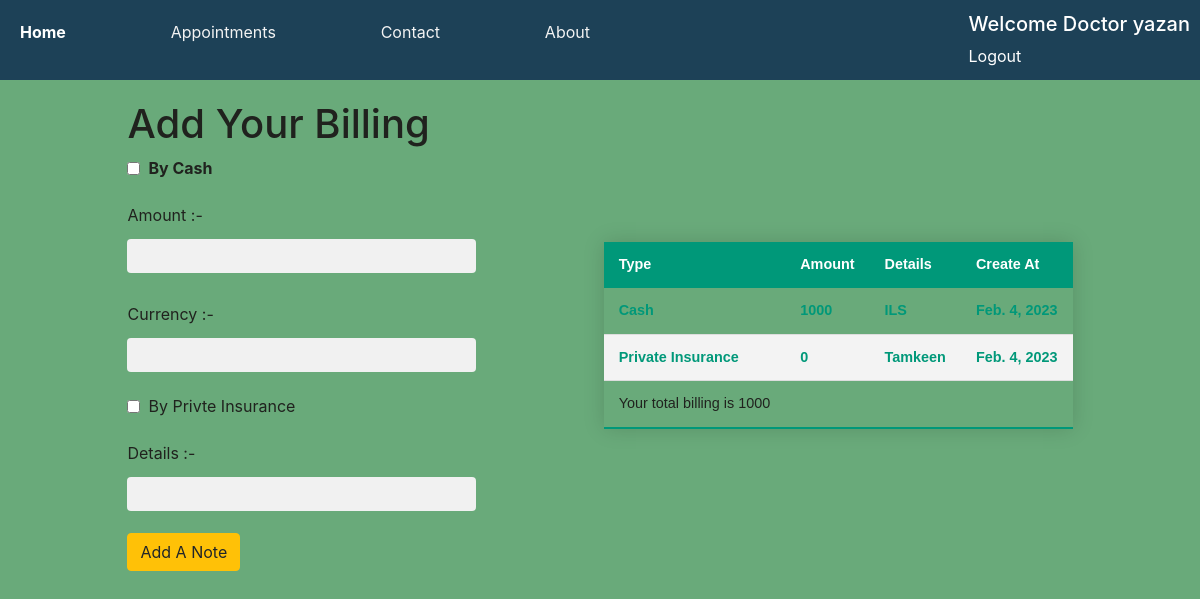
Screenshot of /billingHistory/1 (signed in) with the database file from the repository.
### medicalSystemApp/models.py (models this page shows, shortened)
class billingHistory(models.Model):
    type=models.CharField(max_length=25,null=True,default='NULL')
    amount = models.IntegerField()
    description = models.CharField(max_length=45, null=True)
    createAt = models.DateField(auto_now_add=True, null=True)
    patientBillingHistory = models.ForeignKey(
        patient, related_name='patients_BillingHistory', on_delete=models.CASCADE)
    def check_if_exsists(id):
        if (billingHistory.objects.filter(patientBillingHistory=id).exists()):
            return True
        return False
    def get_all_billing(id):
        return billingHistory.objects.filter(patientBillingHistory=id)
    def sum_all_billing(id):
        return billingHistory.objects.values('patientBillingHistory').order_by('patientBillingHistory').annotate(total_price=Sum('amount')).filter(patientBillingHistory=id)[0]

### medicalSystemApp/views.py (the view)
# urls.py: path('billingHistory/<int:id>', views.billing_History, name='billingHistory'),
def billing_History(request, id):
    if not 'userid' in request.session:
        return redirect('/')
    if request.method == 'POST':
        type = int(request.POST.get('type', False))
        if type == 1:
            amount = int(request.POST['amount'])
            type='Cash'
            desc = request.POST['details']
            _id = patient.patient_by_id(id)
            billingHistory.add_billingHistory(type,amount, desc, _id)
        else:
            amount=0
            type='Private Insurance'
            desc=request.POST['details1']
            _id = patient.patient_by_id(id)
            billingHistory.add_billingHistory(type,amount, desc, _id)
        return redirect(f'/billingHistory/{id}')
    else:
        if (billingHistory.check_if_exsists(id)):
            context = {
                'id': id,
                'allBilling': billingHistory.get_all_billing(id),
                'Total2': billingHistory.sum_all_billing(id)
            }
        else:
            context = {
                'id': id,
                'allBilling': {}
            }
        return render(request, 'billingHistory.html', context=context)

### medicalSystemApp/templates/billingHistory.html (shortened to what this page needs)
<!DOCTYPE html>
<html lang="en">
<head>
    <link rel="stylesheet" href="https://cdn.jsdelivr.net/npm/bootstrap@4.0.0/dist/css/bootstrap.min.css">
    {% load static %}
    <link rel="stylesheet" href="{% static 'css/style.css' %}">
</head>
<body class="example">
    <div class="nav">
        <ul class="nav-links">
            <a class="active" href="{% url 'medicine:dashboard' %}">Home</a>
            <a href="#appointments">Appointments</a>
            <a href="#contact">Contact</a>
            <a href="#about">About</a>
        </ul>
        <div>
            <h5 >Welcome Doctor {{ request.session.username }}</h5>
            <div>
                <a style="color: white" href="{% url 'medicine:destroy' %}">Logout</a>
            </div>
        </div>
    </div>
    <div class="flex">
        <div>
            <h1 class=""> Add Your Billing</h1>
            <form action="{% url 'medicine:billingHistory' id %}" method="post">
                <div class="position-relative form-group form-inline">
                    <input type="checkbox" name="type" class="form-control form-control-sm mr-2 border-dark"
                        placeholder="First Name" value="1">
                    <label for="underTreatment" class="mr-1"><b>By Cash</b></label>
                </div>
                <div>
                    <label for="desc" class="col-form-label">Amount :-</label>
                    <input type="text" name="amount" id="desc" class="form-control">
                </div>
                <div>
                    <label for="desc" class="col-form-label">Currency :-</label>
                    <input type="text" name="details" id="desc" class="form-control">
                </div>
                <div class="position-relative form-group form-inline">
                    <input type="checkbox" name="type" class="form-control form-control-sm mr-2 border-dark"
                        placeholder="First Name" value="2">
                    <label for="underTreatment" class="mr-1">By Privte Insurance</label>
                </div>
                <div>
                    <label for="desc" class="col-form-label">Details :-</label>
                    <input type="text" name="details1" id="desc" class="form-control">
                </div>
                <button type="submit" class="btn btn-warning">Add A Note</button>
            </form>
        </div>
        <table class="styled-table">
            <thead>
                <tr>
                    <th>Type</th>
                    <th>Amount</th>
                    <th>Details</th>
                    <th>Create At</th>
                </tr>
            </thead>
            <tbody>
                {% for i in allBilling %}
                <tr class="active-row">
                    <td>{{ i.type }}</td>
                    <td>{{ i.amount }}</td>
                    <td>{{ i.description }}</td>
                    <td>{{ i.createAt }}</td>
                </tr>
                {% endfor %}
                <tr>
                    <td>
                        Your total billing is {{ Total2.total_price }}
                    </td>
                </tr>
            </tbody>
        </table>
    </div>
</body>
</html>

### medicalSystemApp/static/css/style.css (style rules this page uses)
:root { --blue: #007bff; --indigo: #6610f2; --purple: #6f42c1; --pink: #e83e8c; --red: #dc3545; --orange: #fd7e14; --yellow: #ffc107; --green: #69aa7a; --teal: #20c997; --cyan: #17a2b8; --white: #fff; --gray: #6c757d; --gray-dark: #343a40; --primary: #6995aa; --secondary: #1d4157; --success: #69aa7a; --info: #17a2b8; --warning: #ffc107; --danger: #db917d; --light: #f7f7f7; --dark: #343a40; --grey: #9b9b9b; --breakpoint-xs: 0; --breakpoint-sm: 576px; --breakpoint-md: 768px; --breakpoint-lg: 992px; --breakpoint-xl: 1200px; --font-family-sans-serif: Raleway, -apple-system, BlinkMacSystemFont, "Segoe UI", Roboto, "Helvetica Neue", Arial, sans-serif, "Apple Color Emoji", "Segoe UI Emoji", "Segoe UI Symbol", "Noto Color Emoji"; --font-family-monospace: SFMono-Regular, Menlo, Monaco, Consolas, "Liberation Mono", "Courier New", monospace; }
*, *::before, *::after { -webkit-box-sizing: border-box; box-sizing: border-box; }
html { font-family: sans-serif; line-height: 1.15; -webkit-text-size-adjust: 100%; -ms-text-size-adjust: 100%; -ms-overflow-style: scrollbar; -webkit-tap-highlight-color: rgba(0, 0, 0, 0); }
body { margin: 0; font-family: Raleway, -apple-system, BlinkMacSystemFont, "Segoe UI", Roboto, "Helvetica Neue", Arial, sans-serif, "Apple Color Emoji", "Segoe UI Emoji", "Segoe UI Symbol", "Noto Color Emoji"; font-size: 1rem; font-weight: 400; line-height: 1.5; color: #20221e; background-color: #fff; }
* { box-sizing: border-box }
input[type=text], input[type=password] { width: 100%; padding: 15px; margin: 5px 0 22px 0; display: inline-block; border: none; background: #f1f1f1; }
a { color: dodgerblue; }

### medicalSystemApp/templates/billingHistory.html (style rules this page uses)
.flex { display: flex; justify-content: space-evenly; align-items: center; }
.styled-table { border-collapse: collapse; margin: 25px 0; font-size: 0.9em; font-family: sans-serif; min-width: 400px; box-shadow: 0 0 20px rgba(0, 0, 0, 0.15); }
.styled-table thead tr { background-color: #009879; color: #ffffff; text-align: left; }
.styled-table th, .styled-table td { padding: 12px 15px; }
.styled-table tbody tr { border-bottom: 1px solid #dddddd; }
.styled-table tbody tr:nth-of-type(even) { background-color: #f3f3f3; }
.styled-table tbody tr:last-of-type { border-bottom: 2px solid #009879; }
.styled-table tbody tr.active-row { font-weight: bold; color: #009879; }
.example { background-color: #69aa7a; }
.flex-container, .nav-links, .nav { display: flex; justify-content: space-between; align-items: center; padding: 10px; }
.nav { height: 80px; background-color: #1d4157; color: #fff; margin-bottom: 20px; }
.nav-links { width: 50%; list-style-type: none; align-items: center; }
.nav-links a { color: #f3f3f3; text-decoration: none; }
.nav-links a.active { color: #fff; font-weight: bold; }
h5 { color: white; }
input[type=text], input[type=password], [type=email], [type=date] { width: 100%; padding: 5px; margin: 5px 0 22px 0; display: inline-block; border: none; background: #f1f1f1; }

### rows the page displays
billingHistory: type "Cash", amount "1000", description "ILS", createAt "Feb. 4, 2023"
billingHistory: type "Private Insurance", amount "0", description "Tamkeen", createAt "Feb. 4, 2023"

### other values shown
{{ request.session.username }} "yazan"
{{ Total2.total_price }} "1000"
